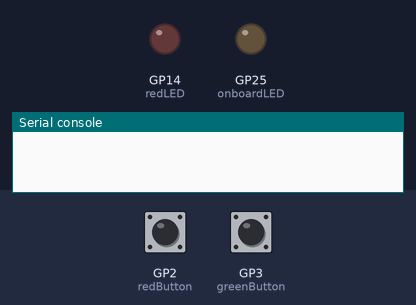
Bench run of a program on a simulated Raspberry Pi Pico running MicroPython. Parts: output pins drawn as LEDs (lit = HIGH), the last lines printed to the serial console. The test bench sets the inputs (shaded band); at power-on: GP2 (redButton) LOW, GP3 (greenButton) LOW.

Above: at 1.2 s.
1.3 s: GP2 (redButton) pulled HIGH for 0.25 s
At 1.5 s:
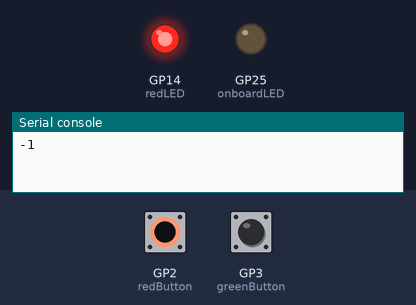
3.1 s: GP3 (greenButton) pulled HIGH for 0.25 s
At 3.3 s:
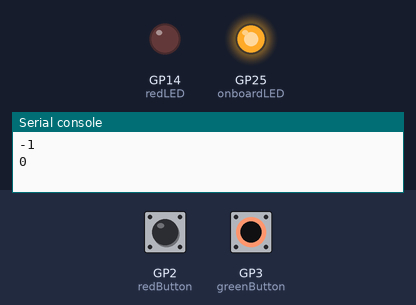
4.9 s: GP3 (greenButton) pulled HIGH for 3.2 s
At 8.7 s:
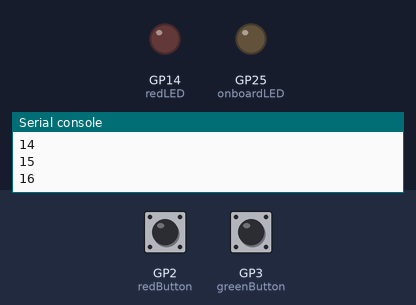
9.7 s: GP2 (redButton) pulled HIGH for 3.2 s
At 11.2 s:
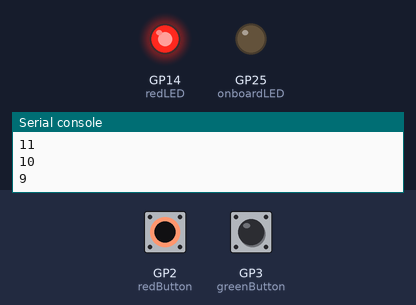
14.5 s: GP2 (redButton) driven HIGH and GP3 (greenButton) driven HIGH
At 15.0 s:
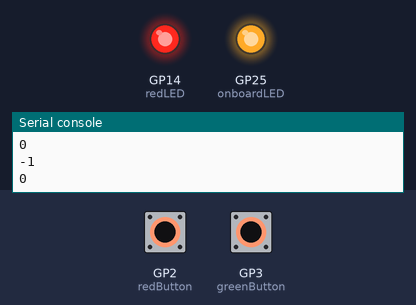
Timing chart, 0 to 17.1 s (numbered marks = the images above; inputs shaded):
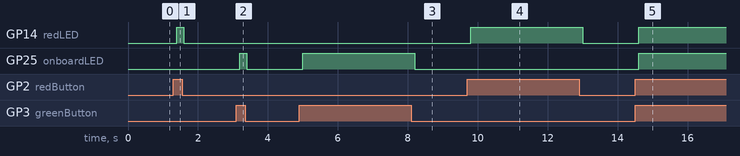

Measured:
- after the input at 1.3 s, GP14 (redLED): LOW → HIGH after 0.10 s, → LOW 0.20 s later
- after the input at 3.1 s, GP25 (onboardLED): LOW → HIGH after 0.10 s, → LOW 0.20 s later
- after the input at 4.9 s, GP25 (onboardLED): LOW → HIGH after 0.10 s, → LOW 3.2 s later
- after the input at 9.7 s, GP14 (redLED): LOW → HIGH after 0.11 s, → LOW 3.2 s later
- after the input at 14.5 s, GP14 (redLED), GP25 (onboardLED): LOW → HIGH after 0.11 s

The program:

day-3-incredible-inputs.py
```python
# Imports
from machine import Pin
import time

# Set up our button name and GPIO pin number
# Set the pin as an input and use a pull down
redButton = Pin(2, Pin.IN, Pin.PULL_DOWN)
greenButton = Pin(3, Pin.IN, Pin.PULL_DOWN)

# Set up output pins
redLED = Pin(14, Pin.OUT)
onboardLED = Pin(25, Pin.OUT)

# Set up counter variable
count = 0 # Start at zero

while True: # Loop forever

    time.sleep(0.2) # Short delay to allow to debounce the button

#    if redButton.value() == 1: # If the red button is pressed
#        print("Light OFF")
#        redLED.value(0) # LED pin LOW
#
#    if greenButton.value() == 1: # If the green button is pressed
#        print("Light ON")
#        redLED.value(1) # LED pin HIGH

#     if redButton.value() == 1: # If the red button is pressed
#         redLED.toggle()

    redLED.value(0) # LED off until button press
    onboardLED.value(0) # LED off until button press

    if redButton.value() == 1:
        count = count - 1 # Reduce count by 1
        redLED.value(1) # LED on
        print(count) # Print our updated count

    if greenButton.value() == 1:
        count = count + 1 # Increase count by 1
        onboardLED.value(1) # LED on
        print(count) # Print our updated count
```
